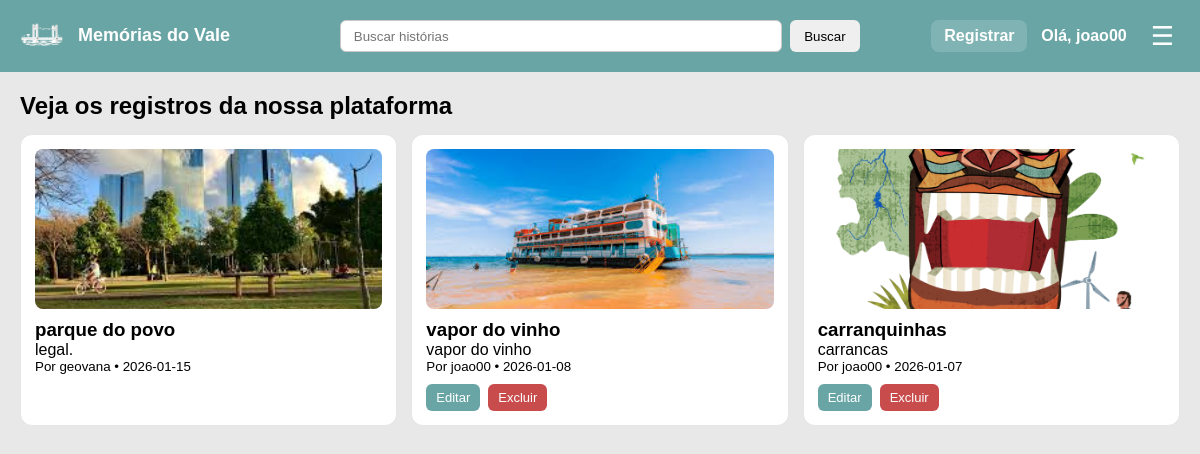
The page /principal.php (signed in) on the database its author committed.
### tables this page shows
CREATE TABLE `historias` (
  `id` int(11) NOT NULL,
  `usuario_id` int(10) UNSIGNED NOT NULL,
  `titulo` varchar(150) NOT NULL,
  `descricao` varchar(200) NOT NULL,
  `data_memoria` date NOT NULL,
  `imagem` varchar(255) NOT NULL,
  `criado_em` timestamp NOT NULL DEFAULT current_timestamp()
);

CREATE TABLE `usuarios` (
  `id` int(10) UNSIGNED NOT NULL,
  `nome` varchar(100) NOT NULL,
  `email` varchar(100) NOT NULL,
  `data_nascimento` date NOT NULL,
  `senha` varchar(255) NOT NULL
);

### principal.php (the view, shortened to what this page needs)
<?php
include("includes/header_nav.php");
?>
<!DOCTYPE html>
<html lang="pt-br">
<head>
    <link rel="stylesheet" href="/SITELENDAS/assets/css/style.css?v=1">
</head>
<body>
    <main class="content">
        <h2>Veja os registros da nossa plataforma</h2>
        <section class="stories-grid">
            <?php
            include("config/config.php");
            $sql = "
      SELECT h.id, h.titulo, h.descricao, h.data_memoria, h.imagem, h.usuario_id, u.nome AS autor
      FROM historias h
      JOIN usuarios u ON u.id = h.usuario_id
    ";
            $sql .= " ORDER BY h.id DESC";
            $result = mysqli_query($conexao, $sql);
            if ($result && mysqli_num_rows($result) > 0) {
                while ($row = mysqli_fetch_assoc($result)) {
                    $titulo = htmlspecialchars($row['titulo']);
                    $descricao = htmlspecialchars($row['descricao']);
                    $autor = htmlspecialchars($row['autor']);
                    $data = htmlspecialchars($row['data_memoria']);
                    $img = "/sitelendas/" . ltrim($row['imagem'], "/");
            ?>
                    <article class="story-card"
                        data-titulo="<?= $titulo ?>"
                        data-descricao="<?= $descricao ?>"
                        data-autor="<?= $autor ?>"
                        data-data="<?= $data ?>"
                        data-img="<?= $img ?>">
                        <img class="story-img" src="<?= $img ?>" alt="Imagem da história">
                        <h3><?= $titulo ?></h3>
                        <p><?= $descricao ?></p>
                        <small>Por <?= $autor ?> • <?= $data ?></small>
                        <?php if ($_SESSION['id'] == $row['usuario_id']): ?>
                            <div class="story-actions">
                                <a href="/sitelendas/stories/edit.php?id=<?= $row['id'] ?>" class="btn-edit">Editar</a>
                                <a href="/sitelendas/stories/delete.php?id=<?= $row['id'] ?>"
                                    class="btn-delete"
                                    onclick="event.stopPropagation(); return confirm('Tem certeza que deseja excluir esta história?');">
                                    Excluir
                                </a>
                            </div>
                        <?php endif; ?>
                    </article>
            <?php
                }
            } else {
                echo "<p>Nenhuma história publicada ainda.</p>";
            }
            ?>
        </section>
    </main>
</body>
</html>

### assets/css/style.css (style rules this page uses)
* { margin: 0; padding: 0; box-sizing: border-box; }
body { font-family: Arial, sans-serif; background-color: #e8e8e8; }
.content { padding: 20px; }
.stories-grid { display: grid; grid-template-columns: repeat(auto-fit, minmax(240px, 1fr)); gap: 14px; margin-top: 14px; }
.story-card { background: #ffffff; border-radius: 12px; padding: 14px; border: 1px solid #e6e6e6; transition: transform 0.25s ease, box-shadow 0.25s ease; }
.story-img { width: 100%; height: 160px; object-fit: cover; border-radius: 8px; margin-bottom: 10px; }
.story-actions { display: flex; gap: 8px; margin-top: 10px; }
.btn-edit, .btn-delete { padding: 6px 10px; font-size: 13px; border-radius: 6px; text-decoration: none; color: white; }
.btn-edit { background-color: #6aa5a5; }
.btn-delete { background-color: #c94c4c; }

### rows shown on the page
historias: imagem (picture), titulo "parque do povo", descricao "legal.", usuario.nome "geovana", data_memoria "2026-01-15"
historias: imagem (picture), titulo "vapor do vinho", descricao "vapor do vinho", usuario.nome "joao00", data_memoria "2026-01-08"
historias: imagem (picture), titulo "carranquinhas", descricao "carrancas", usuario.nome "joao00", data_memoria "2026-01-07"

### other values the page prints
$_SESSION['nome'] "joao00"
